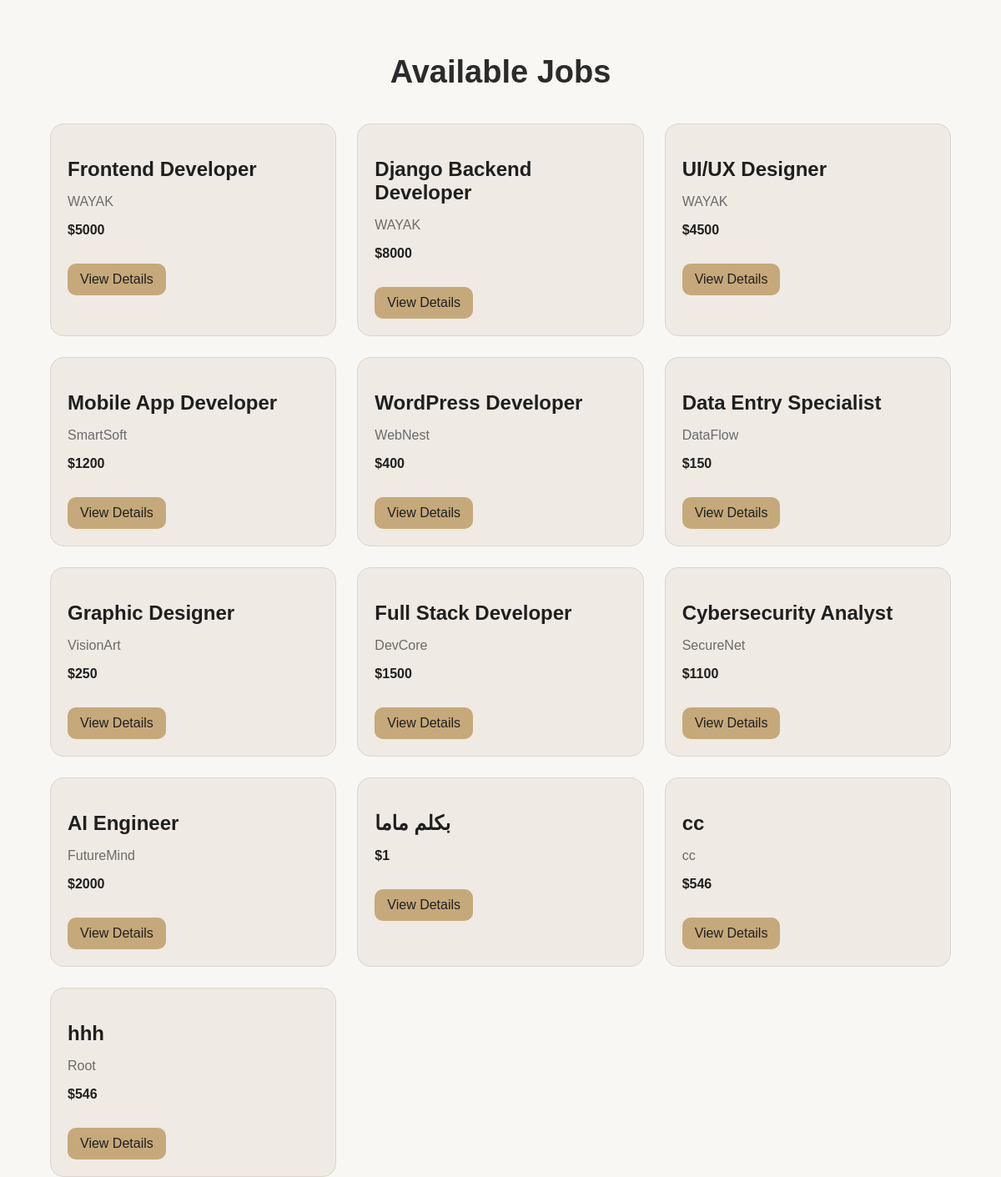
The app's page /jobs/, older data.
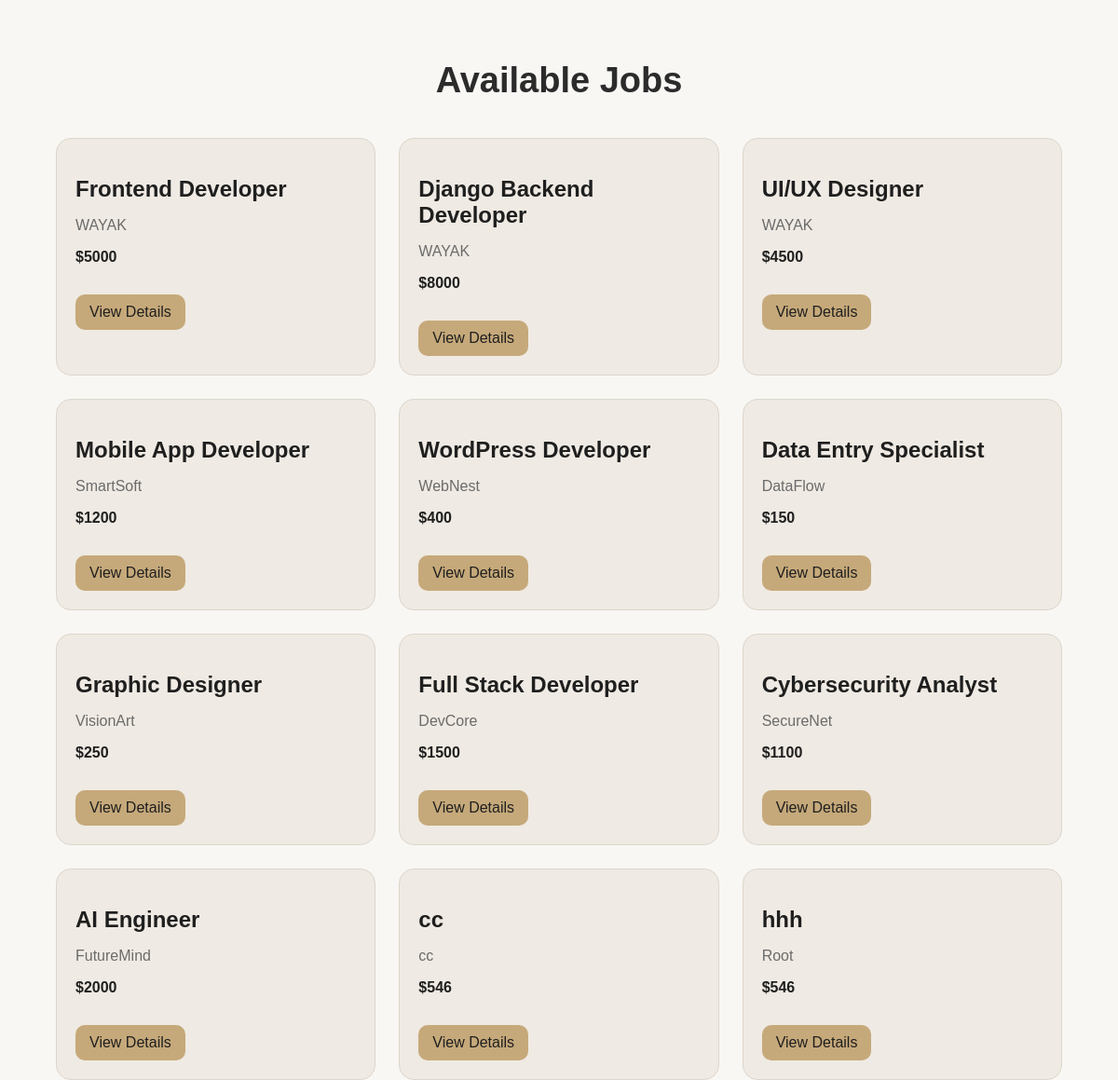
The same page, newer data.
### apps/jobs/models.py (models this page shows, shortened)
class Job(models.Model):
    user = models.ForeignKey(settings.AUTH_USER_MODEL, on_delete=models.CASCADE)
    title = models.CharField(max_length=100)
    description = models.TextField()
    budget = models.IntegerField()
    company = models.CharField(max_length=100)
    created_at = models.DateTimeField(auto_now_add=True)

### apps/jobs/views.py (the view)
# urls.py: path('', views.find_jobs, name='find_jobs'),
def find_jobs(request):
    jobs = Job.objects.all()
    return render(request, 'jobs/find_jobs.html', {
        'jobs': jobs
    })

### Frontend/templates/jobs/find_jobs.html (shortened to what this page needs)
{% load static %}
<!DOCTYPE html>
<html lang="en">
<head>
    <link rel="stylesheet" href="{% static 'css/jobs/find_jobs.css' %}">
</head>
<body>
    <div class="container">
        <h1>Available Jobs</h1>
        <div class="jobs">
            {% for job in jobs %}
            <div class="card">
                <h2>{{ job.title }}</h2>
                <p class="company">{{ job.company }}</p>
                <p class="budget">${{ job.budget }}</p>
                <a href="/jobs/{{ job.id }}/">View Details</a>
            </div>
            {% endfor %}
        </div>
    </div>
</body>
</html>

Row changes from the older to the newer data that the page shows:
removed Job: title "بكلم ماما", budget "1"
